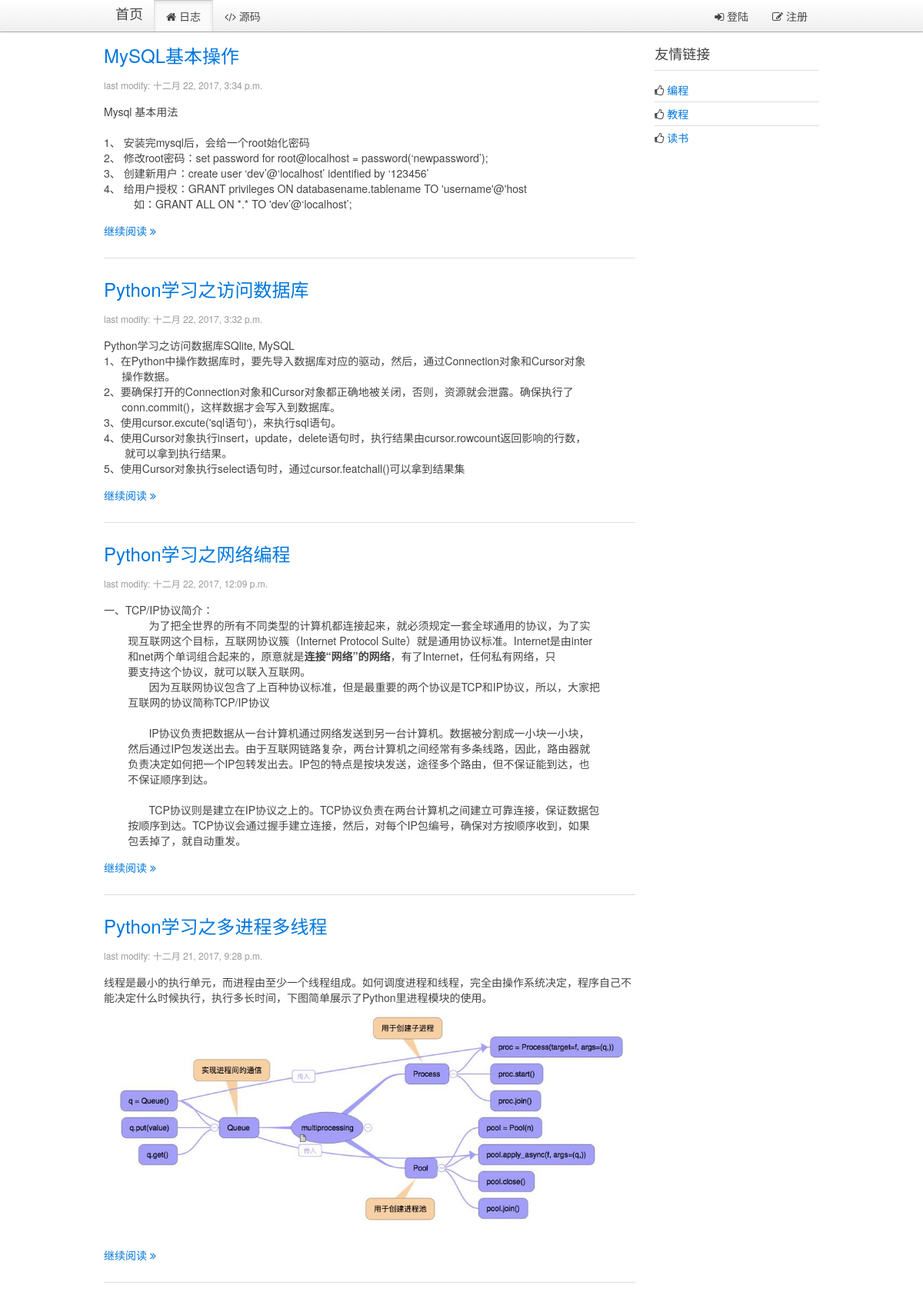
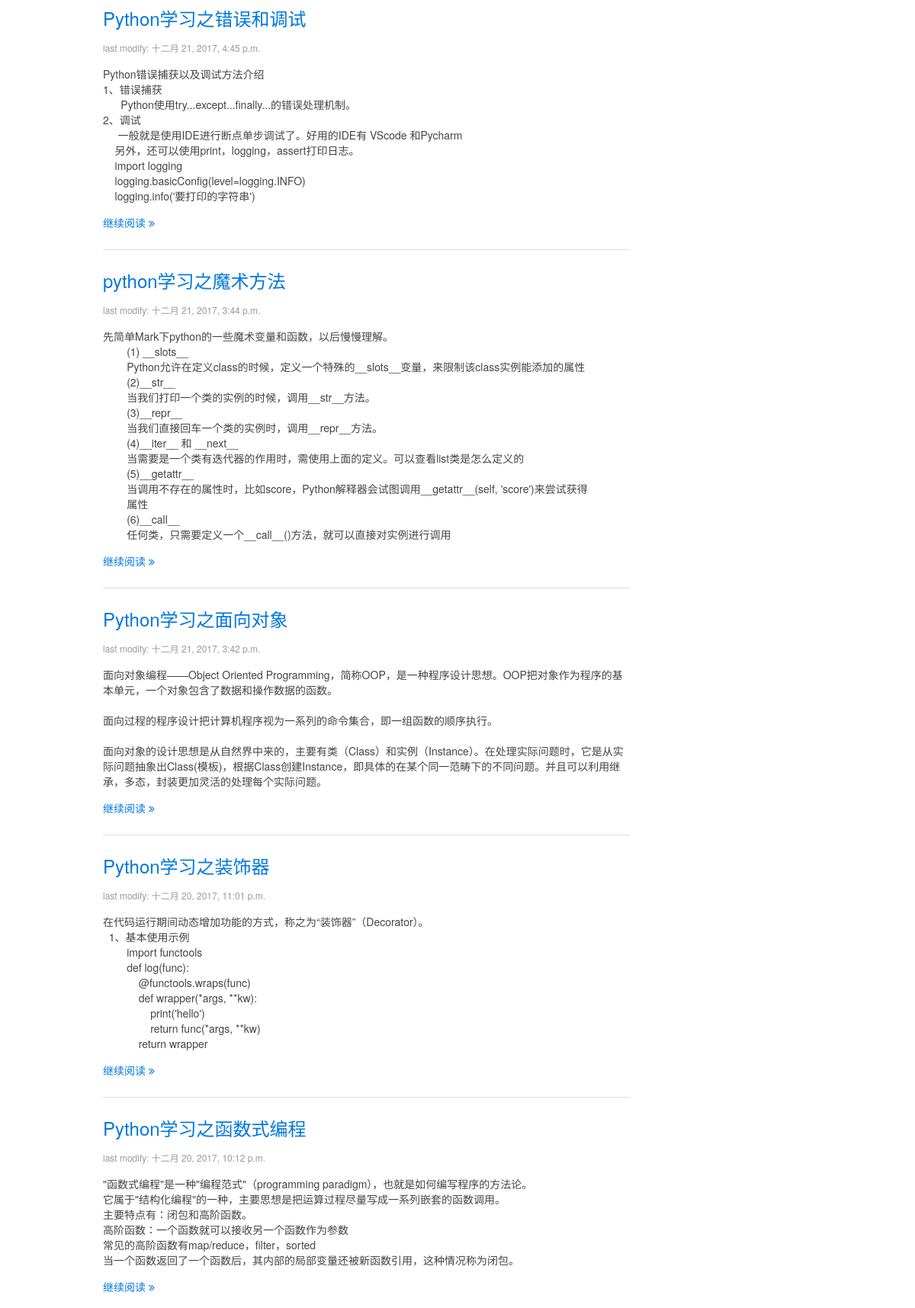
/?p=4 (upper part), run on the app's committed database (2 pictures, top to bottom).
### blog/models.py (models this page shows, shortened)
class Blog(models.Model):
    title = models.CharField(max_length=32, default="Title")
    content = models.TextField(null=True)
    summary = models.TextField(null=True)
    create_time = models.DateTimeField(null=True)

### blog/views.py (the view)
# urls.py: url(r'^$',views.blogs, name="index"),
def index(request):
    userinfo = ""
    account = request.COOKIES.get("account","")
    if account:
        userinfo = models.User.objects.filter(account=account)
        if userinfo:
            userinfo = userinfo[0]
    page = int(request.GET.get("p", "1"))
    first = (page - 1)*10
    end = first + 10
    blogs = models.Blog.objects.all()
    blogs = blogs[::-1]
    total_nums = len(blogs)
    if (total_nums % 10) > 0:
        page_nums = int(total_nums/10) + 1
    else:
        page_nums = int(total_nums/10)
    page_nums = range(0, page_nums)
    blogs = blogs[first:end]
    page = page - 1
    return render(request, "blog/index.html", {"blogs": blogs, "page":page, "page_nums":page_nums, "userinfo":userinfo})

### blog/templatetags/myfilter.py (called while the page is built)
@register.filter
def replaceTags(content):  #这里应该需要继续研究下，有时候需要空格，而不是&nbsp;
    content = content.replace("  ", "&nbsp;&nbsp;")  # 预处理空格
    content = content.replace("\n", "<br/>")  # 预处理换行
    return content

### blog/templates/blog/index.html (shortened to what this page needs)
{% extends '__base__.html' %}
{% load myfilter %}
{% block content %}
    <div class="uk-width-medium-3-4">
    {% for blog in blogs %}
        <article class="uk-article">
            <h2><a href="/blog/page/{{ blog.id }}">{{ blog.title }}</a></h2>
            <p class="uk-article-meta">last modify: {{ blog.create_time }}</p>
            <p>{% autoescape off %}{{ blog.summary | replaceTags }}{% endautoescape %}</p>
            <p><a href="/blog/page/{{ blog.id }}">继续阅读 <i class="uk-icon-angle-double-right"></i></a></p>
        </article>
        <hr class="uk-article-divider">
    {% endfor %}
    </div>
    <div class="uk-width-medium-1-4">
        <div class="uk-panel uk-panel-header">
            <h3 class="uk-panel-title">友情链接</h3>
            <ul class="uk-list uk-list-line">
                <li><i class="uk-icon-thumbs-o-up"></i> <a target="_blank" href="https://github.com/cabbageGG">编程</a></li>
                <li><i class="uk-icon-thumbs-o-up"></i> <a target="_blank" href="https://www.liaoxuefeng.com/">教程</a></li>
                <li><i class="uk-icon-thumbs-o-up"></i> <a target="_blank" href="http://blog.jobbole.com/all-posts/">读书</a></li>
            </ul>
        </div>
    </div>
{% endblock %}

### data on the page
Blog: title "MySQL基本操作", create_time "十二月 22, 2017, 3:34 p.m.", summary "Mysql 基本用法 1、 安装完mysql后，会给一个root始化密码 2、 修改root密码：set password for root@localhost = password(‘newpassword’); 3、 创建新用户：create user ‘dev’@‘localhost’ identified by ‘123456’ 4、 给用户授权：GRANT privileges ON databasename.tablename TO 'username'@'host 如：GRANT ALL ON *.* TO 'dev’@‘localhost’;"
Blog: title "Python学习之访问数据库", create_time "十二月 22, 2017, 3:32 p.m.", summary "Python学习之访问数据库SQlite, MySQL 1、在Python中操作数据库时，要先导入数据库对应的驱动，然后，通过Connection对象和Cursor对象 操作数据。 2、要确保打开的Connection对象和Cursor对象都正确地被关闭，否则，资源就会泄露。确保执行了 conn.commit()，这样数据才会写入到数据库。 3、使用cursor.excute('sql语句‘)，来执行sql语句。 4、使用Cursor对象执行insert，update，delete语句时，执行结果由cursor.rowcount返回影响的行数， 就可以拿到执行结果。 5、使用Cursor对象执行select语句时，通过cursor.featchall()可以拿到结果集"
Blog: title "Python学习之网络编程", create_time "十二月 22, 2017, 12:09 p.m.", summary "一、TCP/IP协议简介： 为了把全世界的所有不同类型的计算机都连接起来，就必须规定一套全球通用的协议，为了实 现互联网这个目标，互联网协议簇（Internet Protocol Suite）就是通用协议标准。Internet是由inter 和net两个单词组合起来的，原意就是 连接“网络”的网络 ，有了Internet，任何私有网络，只 要支持这个协议，就可以联入互联网。 因为互联网协议包含了上百种协议标准，但是最重要的两个协议是TCP和IP协议，所以，大家把 互联网的协议简称TCP/IP协议 IP协议负责把数据从一台计算机通过网络发送到另一台计算机。数据被分割成一小块一小块， 然后通过IP包发送出去。由于互联网链路复杂，两台计算机之间经常有多条线路，因此，路由器就 负责决定如何把一个IP包转发出去。IP包的特点是按块发送，途径多个路由，但不保证能到达，也 不保证顺序到达。 TCP协议则是建立在IP协议之上的。TCP协议负责在两台计算机之间建立可靠连接，保证数据包 按顺序到达。TCP协议会通过握手建立连接，然后，对每个IP包编号，确保对方按顺序收到，如果 包丢掉了，就自动重发。"
Blog: title "Python学习之多进程多线程", create_time "十二月 21, 2017, 9:28 p.m.", summary "线程是最小的执行单元，而进程由至少一个线程组成。如何调度进程和线程，完全由操作系统决定，程序自己不能决定什么时候执行，执行多长时间，下图简单展示了Python里进程模块的使用。", summary (picture)
Blog: title "Python学习之错误和调试", create_time "十二月 21, 2017, 4:45 p.m.", summary "Python错误捕获以及调试方法介绍 1、错误捕获 Python使用try...except...finally...的错误处理机制。 2、调试 一般就是使用IDE进行断点单步调试了。好用的IDE有 VScode 和Pycharm 另外，还可以使用print，logging，assert打印日志。 import logging logging.basicConfig(level=logging.INFO) logging.info('要打印的字符串')"
Blog: title "python学习之魔术方法", create_time "十二月 21, 2017, 3:44 p.m.", summary "先简单Mark下python的一些魔术变量和函数，以后慢慢理解。 (1) __slots__ Python允许在定义class的时候，定义一个特殊的__slots__变量，来限制该class实例能添加的属性 (2)__str__ 当我们打印一个类的实例的时候，调用__str__方法。 (3)__repr__ 当我们直接回车一个类的实例时，调用__repr__方法。 (4)__iter__ 和 __next__ 当需要是一个类有迭代器的作用时，需使用上面的定义。可以查看list类是怎么定义的 (5)__getattr__ 当调用不存在的属性时，比如score，Python解释器会试图调用__getattr__(self, 'score')来尝试获得 属性 (6)__call__ 任何类，只需要定义一个__call__()方法，就可以直接对实例进行调用"
Blog: title "Python学习之面向对象", create_time "十二月 21, 2017, 3:42 p.m.", summary "面向对象编程——Object Oriented Programming，简称OOP，是一种程序设计思想。OOP把对象作为程序的基本单元，一个对象包含了数据和操作数据的函数。 面向过程的程序设计把计算机程序视为一系列的命令集合，即一组函数的顺序执行。 面向对象的设计思想是从自然界中来的，主要有类（Class）和实例（Instance）。在处理实际问题时，它是从实际问题抽象出Class(模板)，根据Class创建Instance，即具体的在某个同一范畴下的不同问题。并且可以利用继承，多态，封装更加灵活的处理每个实际问题。"
Blog: title "Python学习之装饰器", create_time "十二月 20, 2017, 11:01 p.m.", summary "在代码运行期间动态增加功能的方式，称之为“装饰器”（Decorator）。 1、基本使用示例 import functools def log(func): @functools.wraps(func) def wrapper(*args, **kw): print('hello') return func(*args, **kw) return wrapper"
Blog: title "Python学习之函数式编程", create_time "十二月 20, 2017, 10:12 p.m.", summary "\"函数式编程\"是一种\"编程范式\"（programming paradigm），也就是如何编写程序的方法论。 它属于\"结构化编程\"的一种，主要思想是把运算过程尽量写成一系列嵌套的函数调用。 主要特点有：闭包和高阶函数。 高阶函数：一个函数就可以接收另一个函数作为参数 常见的高阶函数有map/reduce，filter，sorted 当一个函数返回了一个函数后，其内部的局部变量还被新函数引用，这种情况称为闭包。"
